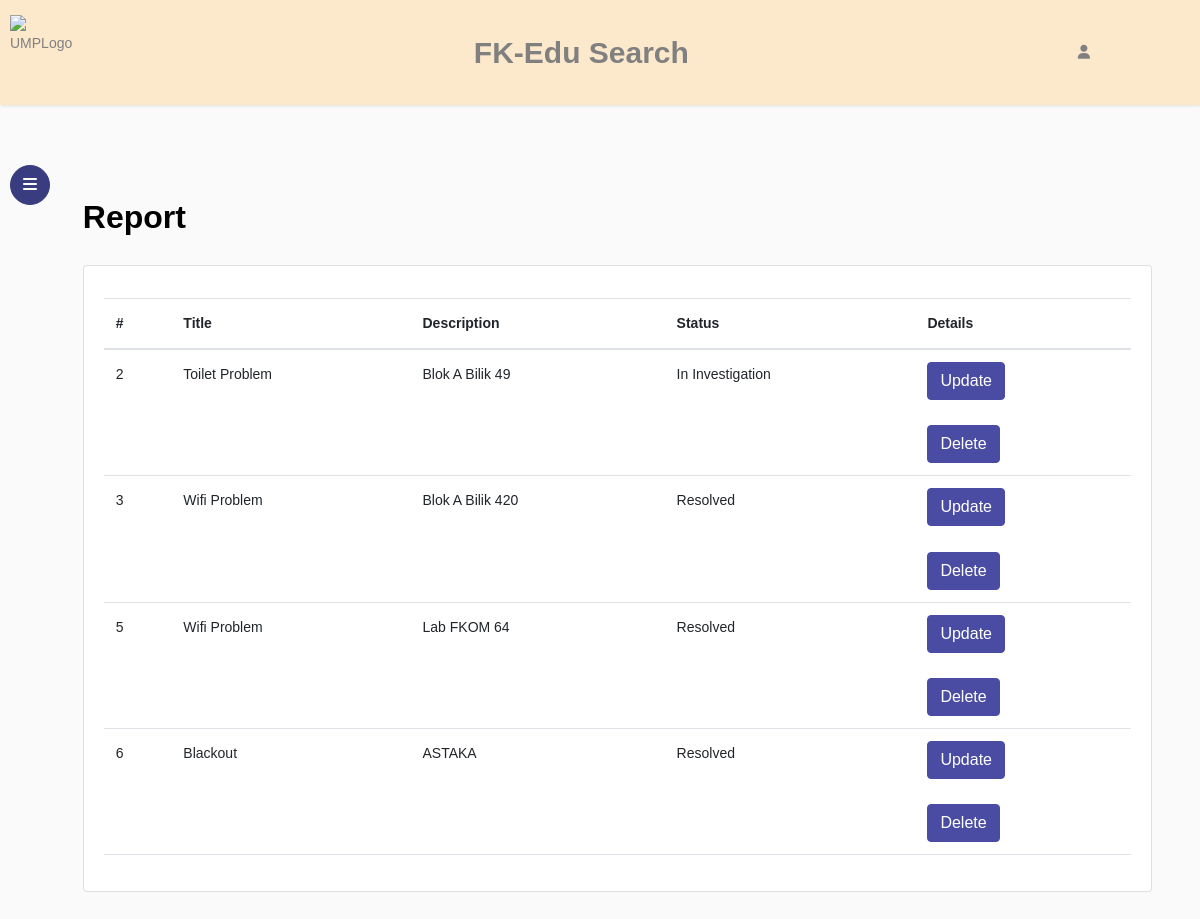
/Report.php, run on the app's committed database.
### tables this page shows
CREATE TABLE `report` (
  `id` int(11) NOT NULL,
  `title_report` varchar(60) NOT NULL,
  `desc_report` varchar(200) NOT NULL,
  `stats_report` varchar(20) NOT NULL
);

### Report.php (the view, shortened to what this page needs)
<?php
$conn = mysqli_connect("localhost", "root", "", "fkedu") or die(mysqli_connect_error());
?>
<!doctype html>
<html lang="en">
<head>
  <link href="https://cdn.jsdelivr.net/npm/bootstrap@5.3.0/dist/css/bootstrap.min.css" rel="stylesheet">
  <link rel="stylesheet" href="https://stackpath.bootstrapcdn.com/font-awesome/4.7.0/css/font-awesome.min.css">
  <link rel="stylesheet" href="css/style.css">
</head>
<body>
  <nav class="navbar navbar-default" style="background-color: #fce8cb;">
    <img src="images\01-Logo UMP_Full Color.png" alt="UMPLogo" width="75" height="75">
    <a style="font-weight: bold; font-size: 30px;">FK-Edu Search</a>
    <div style="margin-right: 100px;" class="dropdown">
      <span><i class="fa-solid fa-user"></i></span>
    </div>
  </nav>
  <div class="wrapper d-flex align-items-stretch">
    <nav id="sidebar" class="active">
      <div class="custom-menu">
        <button type="button" id="sidebarCollapse" class="btn btn-primary">
          <i class="fa fa-bars"></i>
        </button>
      </div>
    </nav>
    <div style="height: 150px; width: 3%; "></div>
    <div id="content" class="p-4 p-md-5 pt-5">
      <h2 class="mb-4" style="font-weight: bold;">Report</h2>
      <div class="card">
        <div class="card-body">
          <table class="table table-hover">
            <thead>
              <tr>
                <th scope="col">#</th>
                <th scope="col">Title</th>
                <th scope="col">Description</th>
                <th scope="col">Status</th>
                <th scope="col">Details</th>
              </tr>
            </thead>
            <tbody>
              <tr>
                <?php
                $query = "SELECT * FROM `report`";
                $result = mysqli_query($conn, $query);
                while ($row = $result->fetch_array()) { ?>
                  <td><?php echo $row['id']; ?> </td>
                  <td><?php echo $row['title_report']; ?> </td>
                  <td><?php echo $row['desc_report']; ?> </td>
                  <td><?php echo $row['stats_report']; ?> </td>
                  <td>
                    <form action="updateReport.php" method="post"><input type="number" name="id" value="<?php echo $row['id']; ?>" hidden><input type="submit" class="btn btn-primary" value="Update"></form><br>
                    <form action="deleteReport.php" method="post"><input type="number" name="id" value="<?php echo $row['id']; ?>" hidden><input type="submit" class="btn btn-primary" value="Delete"></form>
                  </td>
              </tr>
            <?php } ?>
            </tbody>
          </table>
        </div>
      </div>
    </div>
  </div>
</body>
</html>

### Report.php (style rules this page uses)
.dropdown { position: relative; display: inline-block; }

### data on the page
report: id "2", title_report "Toilet Problem", desc_report "Blok A Bilik 49", stats_report "In Investigation"
report: id "3", title_report "Wifi Problem", desc_report "Blok A Bilik 420", stats_report "Resolved"
report: id "5", title_report "Wifi Problem", desc_report "Lab FKOM 64", stats_report "Resolved"
report: id "6", title_report "Blackout", desc_report "ASTAKA", stats_report "Resolved"
